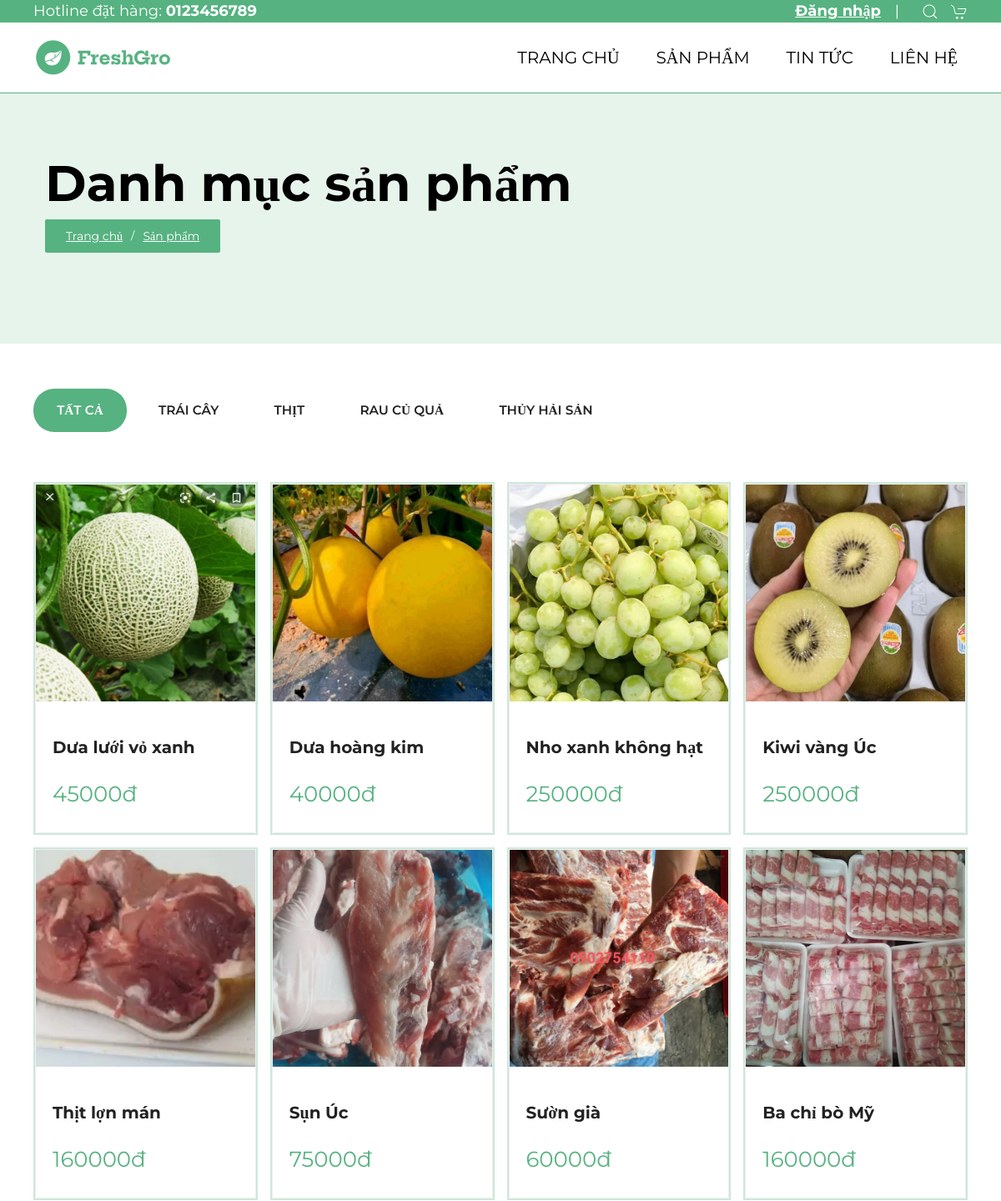
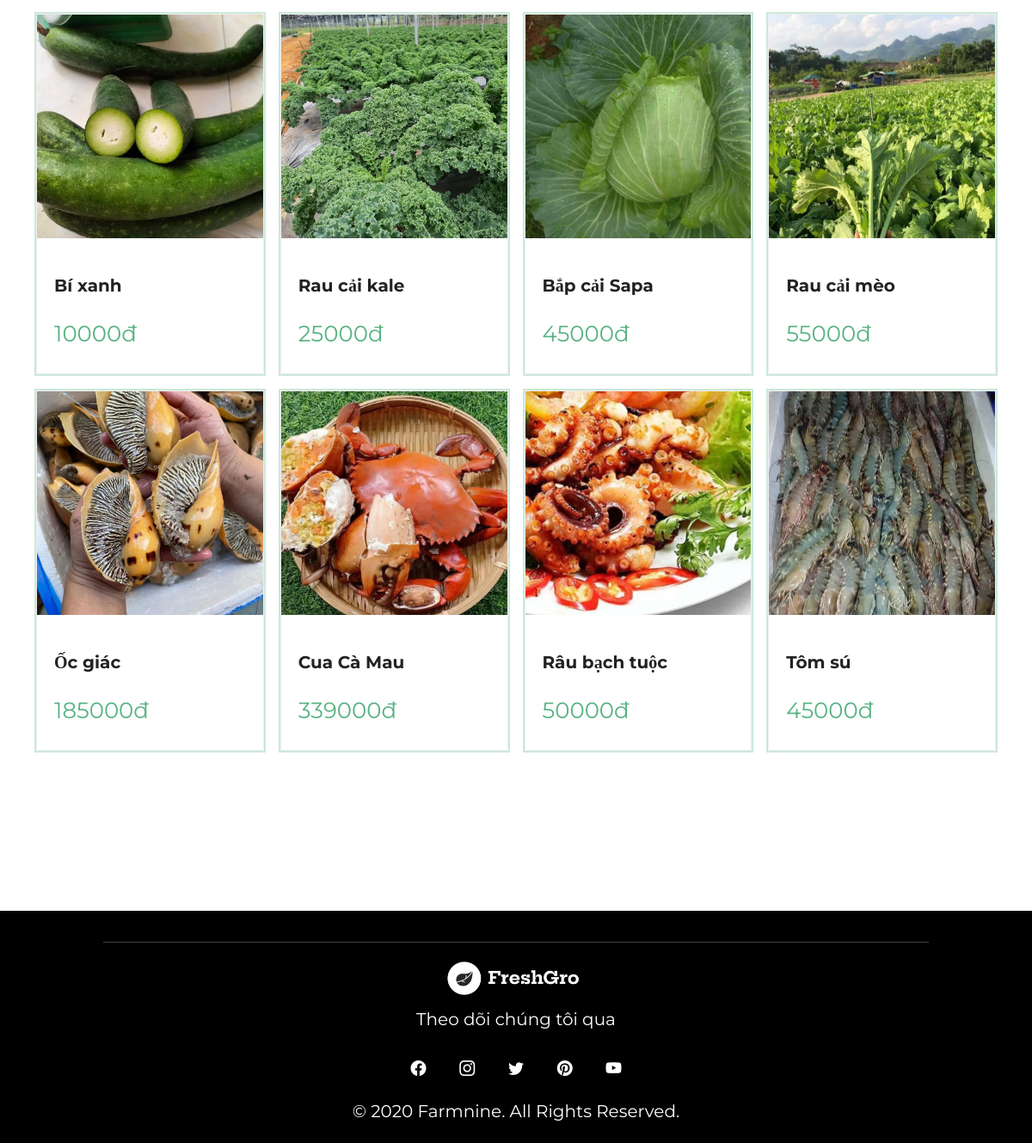
The page /home/catalog on the database its author committed (2 pictures, top to bottom).
### tables this page shows
CREATE TABLE `product` (
  `product_id` int(11) NOT NULL,
  `product_name` varchar(255) DEFAULT NULL,
  `quantity` int(11) DEFAULT NULL,
  `price` int(11) DEFAULT NULL,
  `avatar` varchar(255) DEFAULT NULL,
  `category_id` int(11) DEFAULT NULL,
  `intro` varchar(1000) DEFAULT NULL
);

### core/Controller.php (called while the page is built, shortened)
<?php
    class Controller{
        public function modal($modal){
            return new $modal;
        }
        public function view($view, $data = []){
            require_once "./mvc/views/".$view.".php";
        }
    }
?>

### mvc/controllers/Home.php (called while the page is built, shortened)
<?php
    class home extends Controller{
        function catalog(){
            $product = $this->modal("ProductModal");
            $layout = $this->view("layouts/application", ["page"=>"application/home/catalog", "header"=>"shared/header", "footer"=>"shared/footer", "products"=>$product->getAllProduct()]);
        }
    }
?>

### core/App.php (called while the page is built, shortened)
<?php
    class App{
        protected $action = "index";
        function __construct()
        {
            $url_arr = $this->getURL();
            if(isset($url_arr[0])){
                unset($url_arr[0]);
            }
            $this->page = new $this->page;
            if(isset($url_arr[1])){
                if(method_exists($this->page, $url_arr[1])){
                    $this->action = $url_arr[1];
                }
                unset($url_arr[1]);
            }
            $this->params = $url_arr?array_values($url_arr):[];
            call_user_func_array([$this->page, $this->action], $this->params);
        }
        function getURL(){
            if(isset($_GET["url"])){
                return explode("/", filter_var(trim($_GET["url"])));
            }
        }
    }
?>

### index.php (called while the page is built, shortened)
<?php
    require_once "./core/App.php";
    require_once "./core/Controller.php";
    require_once "./core/Database.php";
    $myApp = new App();
?>

### core/Database.php (called while the page is built, shortened)
<?php
    class Database{
        public $servername = "localhost";
        public $username = "root";
        public $password = "";
        public $dbname = "web212";
        function __construct(){
            $this->con = mysqli_connect($this->servername, $this->username, $this->password, $this->dbname);
        }
    }
?>

### mvc/modals/ProductModal.php (called while the page is built, shortened)
<?php
    class ProductModal extends Database{
        public function getAllProduct(){
            $qr = "SELECT * FROM product";
            return mysqli_query($this->con, $qr);
        }
    }
?>

### mvc/views/application/Home/catalog.php (the view)
<div class="page-wrapper">
    <?php
      require_once "./mvc/views/".$data["header"].".php";
    ?>
     <main class="page-main">
      <div class="section-first-screen">
        <div class="first-screen__bg hide-in-sd" style="background-color: rgba(86, 178, 128, 15%); height: 300px;"></div>
        <div class="first-screen__content hide-in-sd" style="height: 300px;">
            <div class="uk-container" style="padding: 32px 0">
            <div class="first-screen__box page-info">
                <h2 class="first-screen-page">Danh mục sản phẩm</h2>
                <div class="first-screen__breadcrumb">
                    <ul class="uk-breadcrumb">
                        <li><a href="http://localhost/web212/home/index">Trang chủ</a></li>
                        <li> <a href="http://localhost/web212/home/catalog">Sản phẩm</a></li>
                    </ul>
                </div>
                </div>
            </div>
        </div>
      <br> <br>
      <div class="page-content">
        <div class="uk-container">
          <div data-uk-filter="target: .js-filter">
            <div class="catalog-filter-row">
              <ul class="uk-subnav">
                <li class="uk-active"data-uk-filter-control=""><a href="#">Tất cả</a></li>
                <li data-uk-filter-control="[data-tags='1']"><a href="#">Trái cây</a></li>
                <li data-uk-filter-control="[data-tags='2']"><a href="#">Thịt</a></li>
                <li data-uk-filter-control="[data-tags='3']"><a href="#">Rau củ quả</a></li>
                <li data-uk-filter-control="[data-tags='4']"><a href="#">Thủy hải sản</a></li>
            </div>
            <ul class="js-filter uk-grid uk-grid-small uk-child-width-1-2@s uk-child-width-1-3@m uk-child-width-1-4@l" data-uk-grid>
            <?php
        while($row = mysqli_fetch_array($data["products"])){
      ?>
              <li data-tags="<?php echo $row["category_id"] ?>">
                <div class="product-item" style="border: 2px solid #cce8d9;">
                  <div class="product-item__box">
                    <div class="product-item__intro">
                      <a href="http://localhost/web212/home/product/<?php echo $row["product_id"] ?>" style="text-decoration: none;">
                        <div class="product-item__not-active">
                          <div class="product-item__media">
                            <div class="uk-inline-clip uk-transition-toggle uk-light" data-uk-lightbox="data-uk-lightbox"><img class="product-zoom" style="height: 100%; width:100%; object-fit: cover;" src="../../../web212/public/assets/img<?php echo $row["avatar"] ?>" alt="<?php echo $row["avatar"] ?>" /></div>
                          </div>
                          <div class="product-item__title"><?php echo $row["product_name"] ?></div>
                        </div>
                        <div class="product-item__info">
                          <div class="product-item__price"><b><span class="value"><?php echo $row["price"] ?>đ</span></b></div>
                        </div>
                      </a>
                    </div>
                  </div>
                </div>
              </li>
              <?php
        }
      ?>
            </ul>
          </div>
        </div>
      </div>
    </main>
    <?php
      require_once "./mvc/views/".$data["footer"].".php";
    ?>
  </div>

### mvc/views/layouts/application.php (shortened to what this page needs)
<!DOCTYPE html>
<html lang="en">
<head>
  <link rel="stylesheet" href="../../../web212/public/assets/css/uikit.min.css?">
  <link rel="stylesheet" href="../../../web212/public/assets/css/main.css?">
  <link id="dm-light" rel="stylesheet" href="../../../web212/public/assets/css/light.css?" >
  <link rel="stylesheet" href="https://cdn.jsdelivr.net/npm/bootstrap-icons@1.8.1/font/bootstrap-icons.css">
  <link href="https://cdn.jsdelivr.net/npm/bootstrap@5.1.3/dist/css/bootstrap.min.css" rel="stylesheet">
</head>
<body class="page-home dm-light">
    <?php
      require_once "./mvc/views/".$data["page"].".php";
    ?>
</body>
</html>

### mvc/views/shared/header.php (shortened to what this page needs)
<header class="page-header">
  <div class="page-header__bottom">
    <div class="uk-container">
      <div class="uk-navbar-container bg-green" data-uk-navbar="">
        <div class="uk-navbar-left">
          <span class="hotline">Hotline đặt hàng:  <b>0123456789</b></span>
        </div>
        <div class="uk-navbar-right">
          <div class="other-links">
            <ul class="other-links-list">
              <li>
                <?php
                  if (isset($_SESSION['name'])){
                    echo "Xin chào, " . $_SESSION['name'];
                  }
                  else echo "<a style='color: white; font-weight: bold' href='http://localhost/web212/User/sign_in'>Đăng nhập</a>";
                  echo "<span style='margin: 0 12px'> | </span>";
                  ?>
              </li>
              <li><a href="#modal-full" data-uk-toggle><span class="text-white" data-uk-icon="search"></span></a></li>
              <li><a href="http://localhost/web212/home/cart"><span class="text-white" data-uk-icon="cart"></span></a></li>
            </ul>
          </div>
        </div>
      </div>
    </div>
  </div>
  <div class="page-header__top">
    <div class="uk-container">
      <nav class="uk-navbar-container uk-navbar-transparent" data-uk-navbar="">
      <div class="uk-navbar-left">
          <a href="http://localhost/web212/home/index">
                <img class="logo__img logo__img--full" src="../../../web212/public/assets/img/header-freshgro.png" alt="logo">
          </a>
        </div>
        <div class="uk-navbar-right">
          <ul class="uk-navbar-nav" >
            <li><a href="http://localhost/web212/home/index"><span class="nav-btn" >TRANG CHỦ</span></a></li>
            <li><a href="http://localhost/web212/home/catalog"><span class="nav-btn">SẢN PHẨM</span></a></li>
            <li><a href="http://localhost/web212/news/index"><span class="nav-btn">TIN TỨC</span></a></li>
            <li><a href="http://localhost/web212/home/contact"><span class="nav-btn">LIÊN HỆ</span></a></li>
          </ul>
        </div>
      </nav>
    </div>
  </div>
  <div style="background-color: #56B280; height: 1px; width: 100%; margin: 0"></div>
</header>

### mvc/views/shared/footer.php
<div class="footer">
    <hr>
    <div class="footer-logo">
        <img src="../../../web212/public/assets/img/footer-freshgro.png" alt="logo">
    </div>
    <p>Theo dõi chúng tôi qua</p>
    <div class="socialmedia">
        <a href="https://www.facebook.com/"><i class="bi bi-facebook"></i></a>
        <a href="https://www.instagram.com/"><i class="bi bi-instagram"></i></a>
        <a href="https://twitter.com/"><i class="bi bi-twitter"></i></a>
        <a href="https://www.pinterest.com/"><i class="bi bi-pinterest"></i></a>
        <a href="https://www.youtube.com/"><i class="bi bi-youtube"></i></a>
    </div>
    <p>© 2020 Farmnine. All Rights Reserved.</p>
</div>

### public/assets/css/light.css (style rules this page uses)
body.dm-light { background-color: #ffffff; color: #222222; }
body.dm-light .uk-h1, body.dm-light .uk-h2, body.dm-light .uk-h3, body.dm-light .uk-h4, body.dm-light .uk-h5, body.dm-light .uk-h6, body.dm-light .uk-heading-2xlarge, body.dm-light .uk-heading-large, body.dm-light .uk-heading-medium, body.dm-light .uk-heading-small, body.dm-light .uk-heading-xlarge, body.dm-light h1, body.dm-light h2, body.dm-light h3, body.dm-light h4, body.dm-light h5, body.dm-light h6 { color: #222222; }
body.dm-light .other-links-list a { -webkit-transition: 0.5s; -o-transition: 0.5s; color: #2a2727; transition: 0.5s; }
body.dm-light .product-item__box, body.dm-light .product-full-card__box { border: 1px solid #eeeeee; }
body.dm-light .product-item__media, body.dm-light .product-full-card__media { background-color: #f5f5f5; }
body.dm-light .product-item__title, body.dm-light .product-full-card__title { color: #222222; }
body.dm-light .product-item__price, body.dm-light .product-full-card__price { color: #222222; }
body.dm-light .product-item__price .value, body.dm-light .product-full-card__price .value { color: #56b280; }
body.dm-light .catalog-filter-row .uk-subnav li a { text-decoration: none; color: #222222; }
body.dm-light .catalog-filter-row .uk-subnav li.uk-active a { background-color: #56b280; color: #fff; }
address, article, aside, figcaption, figure, footer, header, main, nav, section { display: block; margin: 0; padding: 0; }

### rows shown on the page
product: avatar (picture), product_name "Dưa lưới vỏ xanh", price "45000"
product: avatar (picture), product_name "Dưa hoàng kim", price "40000"
product: avatar (picture), product_name "Nho xanh không hạt", price "250000"
product: avatar (picture), product_name "Kiwi vàng Úc", price "250000"
product: avatar (picture), product_name "Thịt lợn mán", price "160000"
product: avatar (picture), product_name "Sụn Úc", price "75000"
product: avatar (picture), product_name "Sườn già", price "60000"
product: avatar (picture), product_name "Ba chỉ bò Mỹ", price "160000"
product: avatar (picture), product_name "Bí xanh", price "10000"
product: avatar (picture), product_name "Rau cải kale", price "25000"
product: avatar (picture), product_name "Bắp cải Sapa", price "45000"
product: avatar (picture), product_name "Rau cải mèo", price "55000"
product: avatar (picture), product_name "Ốc giác", price "185000"
product: avatar (picture), product_name "Cua Cà Mau", price "339000"
product: avatar (picture), product_name "Râu bạch tuộc", price "50000"
product: avatar (picture), product_name "Tôm sú", price "45000"
